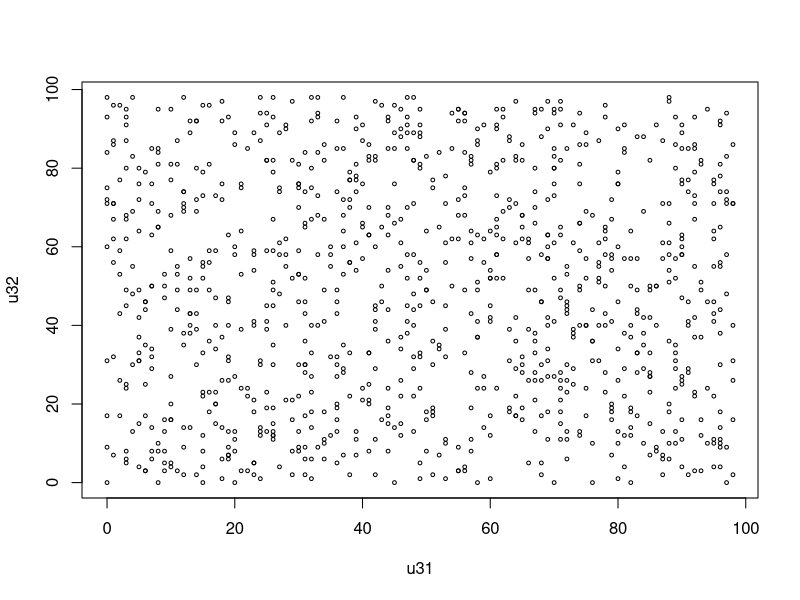

Write the R code that produced this figure.
library(data.table)
library(dplyr)

msize<-100
n<-1000
zerodiag<-TRUE

two_columns<-data.table('u31'=rep(-1,n),'u32'=rep(-1,n))


for (i in 1:n) {
  matr<-matrix(runif(msize**2),nrow=msize)
  matr<-matr+t(matr)
  if(zerodiag) {diag(matr)<-0}
  two_columns[i,1]<-msize-rank(matr[,1])[3]
  two_columns[i,2]<-msize-rank(matr[,2])[3]
}
toplot<-two_columns[, .(count=.N), by=.(u31, u32)]
plot(two_columns,cex=.5)
tst<-cor.test(two_columns[[1]],two_columns[[2]],method="kendall")
print(tst)
